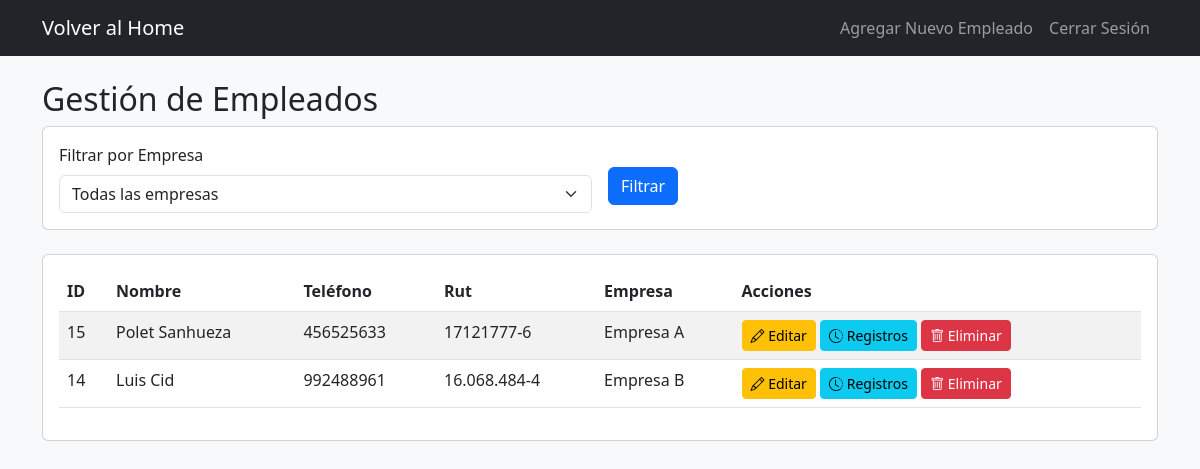
Screenshot of /gestion_empleados.php (signed in) with the database file from the repository.
### tables this page shows
CREATE TABLE `usuarios` (
  `id` int(11) NOT NULL AUTO_INCREMENT,
  `username` varchar(50) NOT NULL,
  `password` varchar(255) NOT NULL,
  `rol` enum('admin','empleado','superadmin') NOT NULL DEFAULT 'empleado',
  `nombre` varchar(50) NOT NULL,
  `apellido` varchar(50) NOT NULL,
  `telefono` varchar(15) NOT NULL,
  `rut` varchar(12) DEFAULT NULL,
  `edad` int(11) DEFAULT NULL,
  `direccion` varchar(255) DEFAULT NULL,
  `cargo` varchar(100) DEFAULT NULL,
  `fecha_contratacion` date DEFAULT NULL,
  `instalacion_id` int(11) DEFAULT NULL,
  `es_superadmin` tinyint(1) DEFAULT 0,
  `empresa_id` int(11) DEFAULT NULL,
  PRIMARY KEY (`id`),
  UNIQUE KEY `username` (`username`),
  KEY `instalacion_id` (`instalacion_id`),
  KEY `fk_empresa` (`empresa_id`)
);

CREATE TABLE `empresas` (
  `id` int(11) NOT NULL AUTO_INCREMENT,
  `nombre` varchar(100) NOT NULL,
  `telefono` varchar(15) NOT NULL,
  PRIMARY KEY (`id`)
);

### gestion_empleados.php (the view, shortened to what this page needs)
<?php
require 'conexion.php';
$sql = "SELECT u.id, u.nombre, u.apellido, u.username, u.telefono, u.rut, e.nombre as empresa
        FROM usuarios u
        LEFT JOIN empresas e ON u.empresa_id = e.id
        WHERE u.rol = 'empleado'";
$params = [];
$stmt = $conn->prepare($sql);
$stmt->execute($params);
$empleados = $stmt->fetchAll(PDO::FETCH_ASSOC);
?>
<!DOCTYPE html>
<html lang="es">
<head>
    <link href="https://cdn.jsdelivr.net/npm/bootstrap@5.3.0/dist/css/bootstrap.min.css" rel="stylesheet">
    <link rel="stylesheet" href="https://cdn.jsdelivr.net/npm/bootstrap-icons@1.8.0/font/bootstrap-icons.css">
</head>
<body class="bg-light">
    <nav class="navbar navbar-expand-lg navbar-dark bg-dark">
        <div class="container">
            <a class="navbar-brand" href="admin_panel.php">Volver al Home</a>
            <div class="navbar-nav ms-auto">
                <a class="nav-link" href="agregar_empleado.php">Agregar Nuevo Empleado</a>
                <a class="nav-link" href="logout.php">Cerrar Sesión</a>
            </div>
        </div>
    </nav>
    <div class="container mt-4">
        <h2>Gestión de Empleados</h2>
        <div class="card mb-4">
            <div class="card-body">
                <form method="GET" class="row g-3">
                    <div class="col-md-6">
                        <label class="form-label">Filtrar por Empresa</label>
                        <select name="empresa" class="form-select">
                            <option value="">Todas las empresas</option>
                        </select>
                    </div>
                    <div class="col-md-2">
                        <button type="submit" class="btn btn-primary mt-4">Filtrar</button>
                    </div>
                </form>
            </div>
        </div>
        <div class="card">
            <div class="card-body">
                <table class="table table-striped">
                    <thead>
                        <tr>
                            <th>ID</th>
                            <th>Nombre</th>
                            <th>Teléfono</th>
                            <th>Rut</th>
                            <th>Empresa</th>
                            <th>Acciones</th>
                        </tr>
                    </thead>
                    <tbody>
                        <?php foreach ($empleados as $empleado): ?>
                        <tr>
                            <td><?= $empleado['id'] ?></td>
                            <td><?= $empleado['nombre'] ?> <?= $empleado['apellido'] ?></td>
                            <td><?= $empleado['telefono'] ?></td>
                            <td><?= $empleado['rut'] ?></td>
                            <td><?= $empleado['empresa'] ?? 'Sin empresa' ?></td>
                            <td>
                                <a href="editar_empleado.php?id=<?= $empleado['id'] ?>" class="btn btn-sm btn-warning">
                                    <i class="bi bi-pencil"></i> Editar
                                </a>
                                <a href="ver_registros.php?empleado_id=<?= $empleado['id'] ?>" class="btn btn-sm btn-info">
                                    <i class="bi bi-clock-history"></i> Registros
                                </a>
                                <button class="btn btn-sm btn-danger" data-bs-toggle="modal" data-bs-target="#confirmarEliminar<?= $empleado['id'] ?>">
                                    <i class="bi bi-trash"></i> Eliminar
                                </button>
                            </td>
                        </tr>
                        <?php endforeach; ?>
                    </tbody>
                </table>
            </div>
        </div>
    </div>
</body>
</html>

### rows the page displays
usuarios: id "15", nombre "Polet", apellido "Sanhueza", telefono "456525633", rut "17121777-6", empresa.nombre "Empresa A"
usuarios: id "14", nombre "Luis", apellido "Cid", telefono "992488961", rut "16.068.484-4", empresa.nombre "Empresa B"
